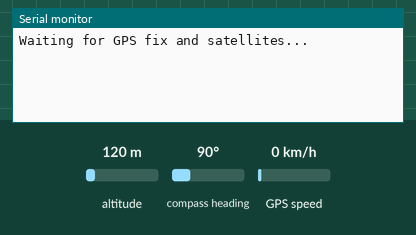
Simulated run of this sketch. Board: ESP32. On the bench: the last lines printed to the serial monitor. Inputs (shaded band) come from the test bench; at power-on: altitude 120 m, compass heading 90°, GPS speed 0 km/h. The GPS gets a fix after 3 s at 37.7749, -122.4194 with 8 satellites.

Above: at 1.2 s.
1.3 s: altitude set to 20 m
At 4.8 s:
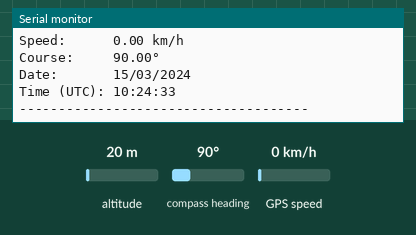
5.4 s: compass heading set to 7°
At 6.7 s:
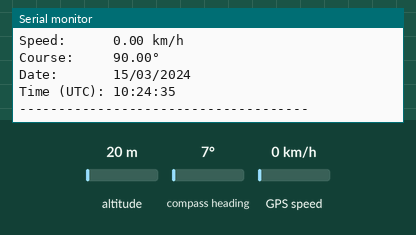
6.9 s: GPS speed set to 118 km/h
At 7.5 s:
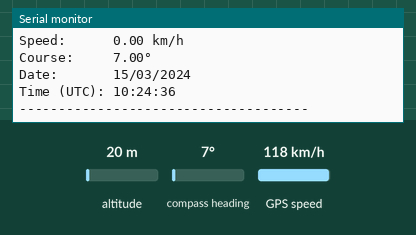
Timing chart, 0 to 9.9 s (numbered marks = the images above; inputs shaded):
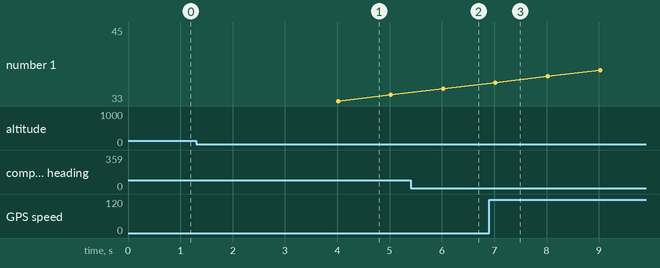

Measured:
- after the input at 1.3 s, the serial monitor: prints a new line after 2.7 s (image 1)

The sketch:

GP_02_Interface_ESP32.ino
```cpp
#include <TinyGPSPlus.h>

TinyGPSPlus gps;
#define gpsSerial Serial2  // Use Serial2 for GPS communication

unsigned long lastUpdate = 0;  // for 1-second timing

void setup() {
  Serial.begin(115200);
  gpsSerial.begin(9600, SERIAL_8N1, 16, 17);  // RX=16, TX=17
  Serial.println("Waiting for GPS fix and satellites...");
}

void loop() {
  // Feed incoming GPS data into the parser
  while (gpsSerial.available() > 0) {
    gps.encode(gpsSerial.read());
  }

  // Update display every 1 second (1000 ms)
  if (millis() - lastUpdate >= 1000) {
    lastUpdate = millis();
    if (gps.location.isUpdated()) {
      displayLocationInfo();
    }
  }

  // Safety check: if no GPS data is received in 5 seconds
  if (millis() > 5000 && gps.charsProcessed() < 10) {
    Serial.println(F("No GPS detected: check wiring."));
    while (true); // Stop execution
  }
}

void displayLocationInfo() {
  Serial.println(F("-------------------------------------"));
  Serial.println("\n Location Info:");

  Serial.print("Latitude:  ");
  Serial.print(gps.location.lat(), 6);
  Serial.print(" ");
  Serial.println(gps.location.rawLat().negative ? "S" : "N");

  Serial.print("Longitude: ");
  Serial.print(gps.location.lng(), 6);
  Serial.print(" ");
  Serial.println(gps.location.rawLng().negative ? "W" : "E");

  // 🗺️ Print Google Maps Link
  if (gps.location.isValid()) {
    Serial.print("Google Maps Link: ");
    Serial.print("https://www.google.com/maps/place/");
    Serial.print(gps.location.lat(), 6);
    Serial.print(",");
    Serial.println(gps.location.lng(), 6);
  } else {
    Serial.println("Google Maps Link: Invalid (No Fix Yet)");
  }

  Serial.print("Fix Quality: ");
  Serial.println(gps.location.isValid() ? "Valid" : "Invalid");

  Serial.print("Satellites: ");
  Serial.println(gps.satellites.value());

  Serial.print("Altitude:   ");
  Serial.print(gps.altitude.meters());
  Serial.println(" m");

  Serial.print("Speed:      ");
  Serial.print(gps.speed.kmph());
  Serial.println(" km/h");

  Serial.print("Course:     ");
  Serial.print(gps.course.deg());
  Serial.println("°");

  Serial.print("Date:       ");
  if (gps.date.isValid()) {
    Serial.printf("%02d/%02d/%04d\n", gps.date.day(), gps.date.month(), gps.date.year());
  } else {
    Serial.println("Invalid");
  }

  Serial.print("Time (UTC): ");
  if (gps.time.isValid()) {
    // ✅ Proper time format: HH:MM:SS
    Serial.printf("%02d:%02d:%02d\n", gps.time.hour(), gps.time.minute(), gps.time.second());
  } else {
    Serial.println("Invalid");
  }

  Serial.println(F("-------------------------------------"));
}
```
